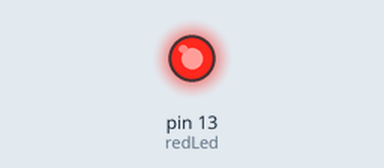
This sketch was run on a simulated Arduino Uno, built with avr-gcc and run on an emulated ATmega328P. Shown: output pins drawn as LEDs (lit = HIGH).

Above: at 1.08 s.
At 3.7 s:
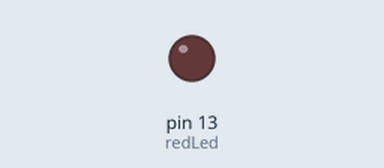
Timing chart, 0 to 5.4 s (numbered marks = the images above):
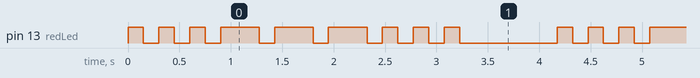

Measured:
- by itself, pin 13 (redLed): repeats every 4.2 s: 2 × (LOW 0.15 s, HIGH 0.15 s), 3 × (LOW 0.15 s, HIGH 0.38 s), 3 × (LOW 0.15 s, HIGH 0.15 s), LOW 0.95 s, HIGH 0.15 s
- by itself, everything shown: repeats every 4.2 s, in 18 steps

The sketch:

onboardSOS_V2.ino
```cpp
//basic sketch to manipulate the onboard LED on the Circuit Playground on pin 13
//makes pin 13 blink SOS using a for loop
//written by David Crittenden 2/22

uint8_t redLed = 13;
int shortWait = 150;
int longWait = 375;
int extraLongWait = 800;

void setup()
{
  pinMode (redLed, OUTPUT);//initialize pin 13 as an output
}

void loop()
{
  //dot dot dot
  for (uint8_t i = 0; i < 3; i++)
  {
    digitalWrite(redLed, HIGH);
    delay (shortWait);
    digitalWrite(redLed, LOW);
    delay (shortWait);
  }

  //dash dash dash
  for (uint8_t i = 0; i < 3; i++)
  {
    digitalWrite(redLed, HIGH);
    delay (longWait);
    digitalWrite(redLed, LOW);
    delay (shortWait);
  }

  //dot dot dot
  for (uint8_t i = 0; i < 3; i++)
  {
    digitalWrite(redLed, HIGH);
    delay (shortWait);
    digitalWrite(redLed, LOW);
    delay (shortWait);
  }

  //wait between cycles
  delay (extraLongWait);
}
```
